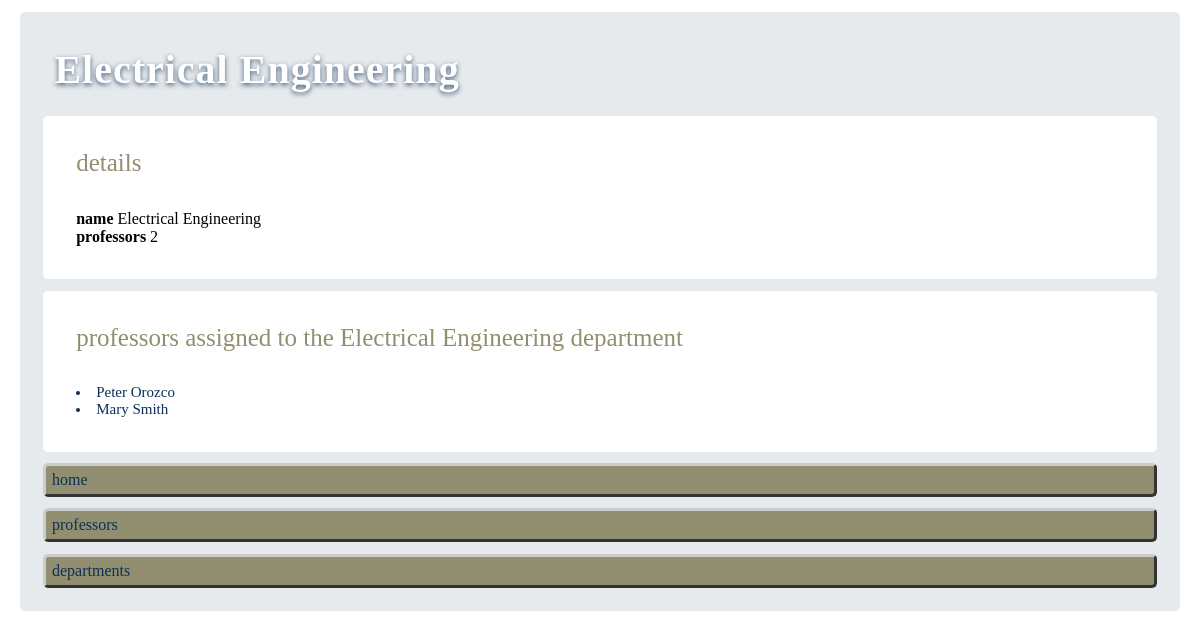
Page /unimng/department/1/ on the committed database.
### unimng/models.py (models this page shows)
class Department(models.Model):
    descr = models.CharField(max_length=45)
    def __str__(self):
        return self.descr

class Professor(models.Model):
    first_name = models.CharField(max_length=30)
    last_name = models.CharField(max_length=30)
    department = models.ForeignKey(
        Department, on_delete=models.CASCADE, related_name='members')
    username = models.CharField(max_length=20)
    user_passw = models.CharField(max_length=25)
    is_administrator = models.BooleanField(default=False)
    def __str__(self):
        return self.first_name + ' ' + self.last_name

### unimng/views.py (the view)
class DepartmentDetail(generic.DetailView):
    model = Department
    template_name = 'unimng/department.html'

### unimng/templates/unimng/department.html
{% load static %}
<link rel="stylesheet" type="text/css" href="{% static 'unimng/style.css' %}">
<div class="container">
  <div class="title">
    {{ department }}
  </div>
  <div class="sub-container">
    <div class="sub-title">
      details
    </div>
    <div class="detail">
      <strong>name</strong> {{ department }} <br>
      <strong>professors</strong> {{ department.members.all.count }} <br>
    </div>
  </div>
  <div class="sub-container">
    <div class="sub-title">
      professors assigned to the {{ department }} department
    </div>
    {% if department.members.all.count %}
    <div class="list">
      {% for professor in department.members.all %}
      <li><a href="{% url 'unimng:professor' professor.id %}">{{ professor }}</a></li>
      {% endfor %}
    </div>
    {% else %}
    <div class="sub-title">
      there's nothing here to show!
    </div>
    {% endif%}
  </div>
  <div class="nav-button">
    <a href="{% url 'unimng:index' %}" class="button">home</a>
  </div>
  <div class="nav-button">
    <a href="{% url 'unimng:professors' %}" class="button">professors</a>
  </div>
  <div class="nav-button">
    <a href="{% url 'unimng:departments' %}" class="button">departments</a>
  </div>
</div>

### unimng/static/unimng/style.css (style rules this page uses)
.nav-button { background-color: rgb(146, 143, 112); color: #333333; padding: 5px 6px 5px 6px; border-top: 3px solid #CCCCCC; border-right: 3px solid #333333; border-bottom: 3px solid #333333; border-left: 3px solid #CCCCCC; border-radius: 5px; }
a { color: rgb(12, 47, 87); }
.container { background: rgb(231, 234, 236); border-radius: 5px; }
.sub-container { background: rgb(255, 255, 255); border-radius: 5px; }
div { margin: 1%; padding: 1%; border-width: 20%; }
.title { color: white; font-size: 40px; font-family: 'Trebuchet MS'; text-shadow: 0 2px 5px rgba(12, 47, 87, 0.781); letter-spacing: 1px; font-weight: bold; }
.sub-title { font-size: 25px; font-family: 'Arial, serif'; color: rgb(146, 143, 112); }
.list { color: rgb(12, 47, 87); }
li { text-decoration: none; font-size: 15px; font-family: 'Trebuchet MS'; }
a:link { color: rgb(12, 47, 87); text-decoration: none; }

### rows in the picture
Department: descr "Electrical Engineering", members.all.count "2"
Professor: first_name+last_name "Peter Orozco"
Professor: first_name+last_name "Mary Smith"
